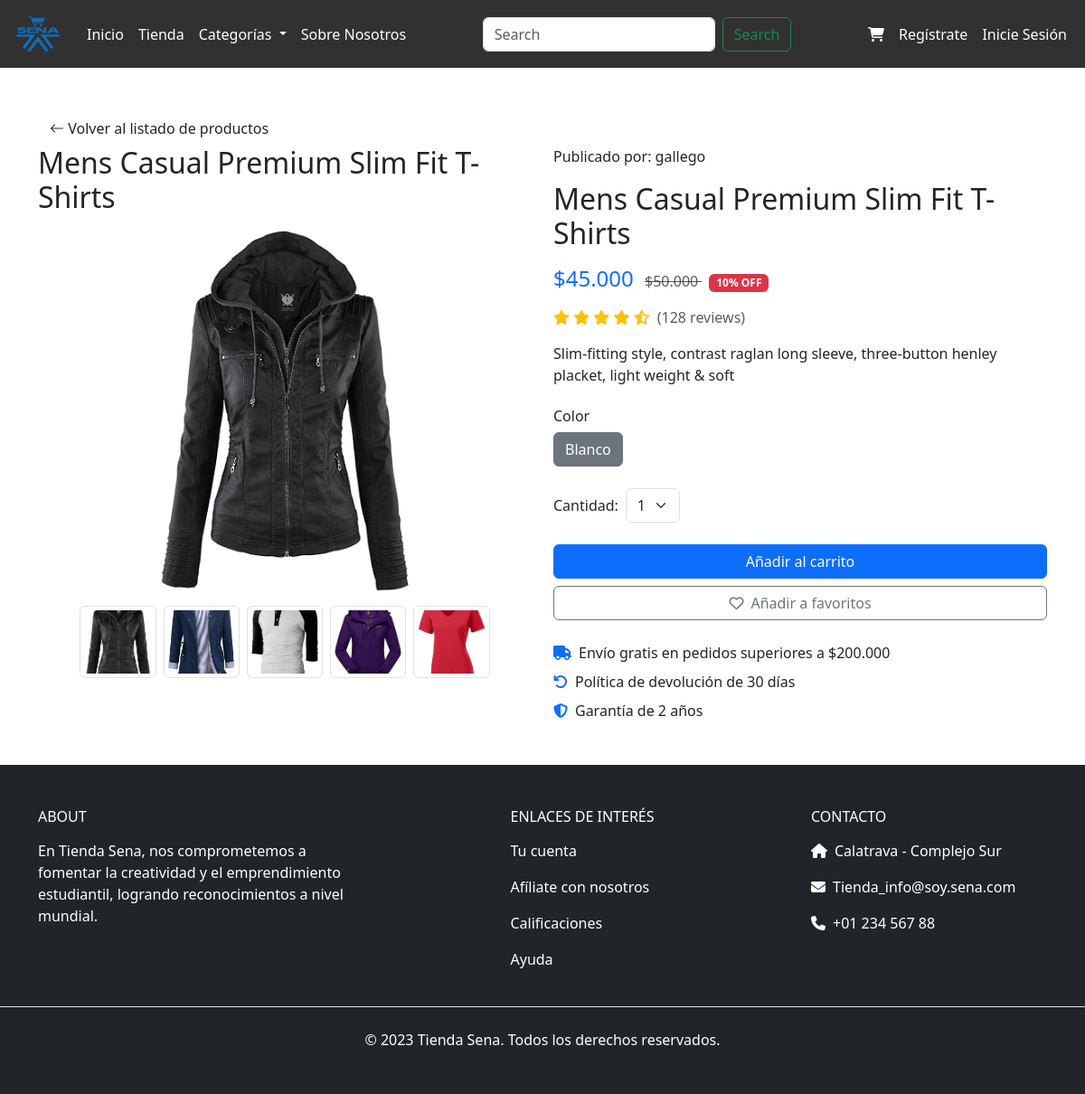
/producto/admin/32/, run on an earlier commit of the app's database.
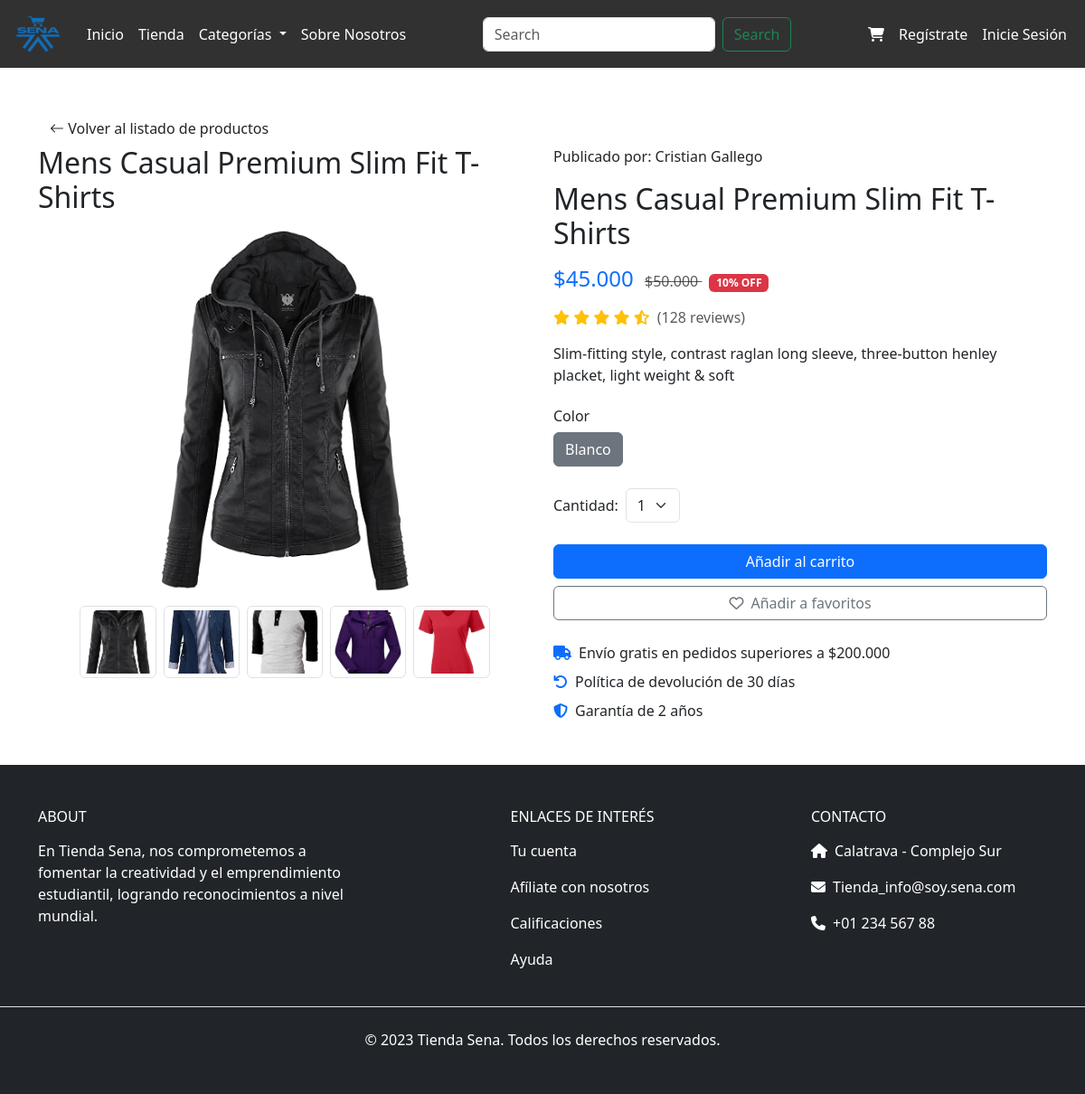
And on a later commit of the database.
### tienda_sena/models.py (models this page shows, shortened)
class Producto(models.Model):
    nombre = models.CharField(max_length=100)
    descripcion = models.CharField(max_length=254)
    stock = models.IntegerField()
    vendedor = models.ForeignKey('Usuario', on_delete=models.CASCADE)
    CATEGORIAS = (
        (0, ""),
        (1, "Moda"),
        (2, "Tecnologia"),
        (3, "Artesania"),
        (4, "Accesorios"),
        (5, "Servicios"),
        (6, "Otros"),
    )
    categoria = models.IntegerField(choices=CATEGORIAS, default=0, null=True, blank=True)
    COLORES = (
        (0,"Ninguno"),
        (1,"Gris"),
        (2,"Blanco"),
        (3,"Negro"),
        (4,"Amarillo"),
        (5,"Azul"),
        (6,"Rojo"),
    )
    color = models.IntegerField(choices=COLORES, default=0, null=True, blank=True)
    en_oferta = models.BooleanField(default=False)
    precio_original = models.DecimalField(max_digits=10, decimal_places=2, null=True, blank=True)
    descuento = models.DecimalField(max_digits=5, decimal_places=2, default=0)
    @property
    def precio(self):
        if self.en_oferta and self.descuento > 0:
            return round(self.precio_original - (self.precio_original * self.descuento / Decimal(100)), 2)
        return self.precio_original

class ImagenProducto(models.Model):
    producto = models.ForeignKey(Producto, on_delete=models.CASCADE, related_name='imagenes')
    imagen = models.ImageField(upload_to='productos/')

class Usuario(models.Model):
    nombre_apellido = models.CharField(max_length=150)
    documento = models.CharField(max_length=20, default="000000")
    contacto = models.IntegerField(default=0)
    correo = models.CharField(max_length=254, unique=True)
    password = models.CharField(max_length=20)
    ROLES = (
        (1, "Administrador"),
        (2, "Cliente"),
        (3, "Vendedor"),
    )
    rol = models.IntegerField(choices=ROLES, default=2)
    imagen_perfil = models.ImageField(upload_to='usuarios/', null=True, blank=True)  # Campo para la foto de perfil
    direccion = models.CharField(max_length=254, default="none")

### tienda_sena/views.py (the view)
# urls.py: path('producto/admin/<int:id_producto>/', views.detalle_producto_admin, name='detalle_producto_admin'),
def detalle_producto_admin(request, id_producto):
    producto = get_object_or_404(Producto, id=id_producto)
    return render(request, 'administrador/productos/detalle_producto_admin.html', {'producto': producto})

### tienda_sena/context_processors.py (called while the page is built)
def categorias(request):
    categorias = Producto.CATEGORIAS
    return {'categorias': categorias}

def colores(request):
    colores = Producto.COLORES
    return {'colores': colores}

### tienda_sena/templatetags/custom_filters.py (called while the page is built)
@register.filter
def replace_comma(value):
    if isinstance(value, str):
        return value.replace(',', '.')
    return value

### tienda_sena/templates/administrador/productos/detalle_producto_admin.html (shortened to what this page needs)
{% extends 'bases/base.html' %}
{% load static humanize custom_filters %}
{% block main %}
<link href="https://cdn.jsdelivr.net/npm/bootstrap-icons/font/bootstrap-icons.css" rel="stylesheet">
<link rel="stylesheet" href="{% static 'css/style.css' %}" />
<div class="container py-5">
       <a href="{% url 'productos_admnin' %}" class="btn">
        <i class="bi bi-arrow-left"></i> Volver al listado de productos
    </a>
    <div class="row">
        <div class="col-md-6 mb-4">
            <div class="">
                <h1 class="h2 mb-3">{{ producto.nombre }}</h1>
                {% if producto.imagenes.all|length > 0 %}
                <img id="mainImage" src="{{ producto.imagenes.all.0.imagen.url }}" class="card-img-top img-fluid mb-3"
                    alt="Imagen del producto">
                {% else %}
                <img id="mainImage" src="{% static 'images/product.jpg' %}" class="card-img-top img-fluid"
                    alt="Imagen no disponible">
                {% endif %}
                <div class="card-body">
                    <div class="row g-2 justify-content-center">
                        {% for imagen in producto.imagenes.all %}
                        <div class="col-3 col-md-2">
                            <img src="{{ imagen.imagen.url }}" class="img-thumbnail thumbnail"
                                alt="Thumbnail {{ forloop.counter }}"
                                onclick="changeMainImage('{{ imagen.imagen.url }}')">
                        </div>
                        {% endfor %}
                    </div>
                </div>
            </div>
        </div>
        <div class="col-md-6">
            <p>Publicado por: {{ producto.vendedor.nombre_apellido }}</p>
            <h1 class="h2 mb-3">{{ producto.nombre }}</h1>
            <div class="mb-3">
                <span class="h4 me-2 text-primary">${{ producto.precio|floatformat:0|intcomma|replace_comma }}</span>
                {% if producto.en_oferta %}
                <span class="text-muted text-decoration-line-through">
                    ${{ producto.precio_original|floatformat:0|intcomma|replace_comma }}
                </span>
                <span class="badge bg-danger ms-2">{{ producto.descuento|floatformat:0 }}% OFF</span>
                {% endif %}
            </div>
            <div class="mb-3">
                <div class="d-flex align-items-center">
                    <div class="text-warning me-2">
                        <i class="fas fa-star"></i>
                        <i class="fas fa-star"></i>
                        <i class="fas fa-star"></i>
                        <i class="fas fa-star"></i>
                        <i class="fas fa-star-half-alt"></i>
                    </div>
                    <span class="text-muted">(128 reviews)</span>
                </div>
            </div>
            <p class="mb-4">{{ producto.descripcion }}</p>
            <div class="mb-4">
                <h6 class="mb-2">Color</h6>
                <div class="btn-group" role="group">
                    <label class="btn btn-outline-secondary" for="color_{{ producto.color }}">{{ producto.get_color_display }}</label>
                </div>
            </div>
            <div class="mb-4">
                <div class="d-flex align-items-center">
                    <label class="me-2">Cantidad:</label>
                    <select class="form-select w-auto">
                        <option>1</option>
                    </select>
                </div>
            </div>
            <div class="d-grid gap-2">
                <button class="btn btn-primary" type="button">Añadir al carrito</button>
                <button class="btn btn-outline-secondary" type="button">
                    <i class="far fa-heart me-2"></i>Añadir a favoritos
                </button>
            </div>
            <div class="mt-4">
                <div class="d-flex align-items-center mb-2">
                    <i class="fas fa-truck text-primary me-2"></i>
                    <span>Envío gratis en pedidos superiores a $200.000</span>
                </div>
                <div class="d-flex align-items-center mb-2">
                    <i class="fas fa-undo text-primary me-2"></i>
                    <span>Política de devolución de 30 días</span>
                </div>
                <div class="d-flex align-items-center">
                    <i class="fas fa-shield-alt text-primary me-2"></i>
                    <span>Garantía de 2 años</span>
                </div>
            </div>
        </div>
    </div>
</div>
{% endblock %}

### tienda_sena/templates/bases/base.html (shortened to what this page needs)
{% load static humanize custom_filters %}
<!DOCTYPE html>
<html lang="en">
<head>
  <link rel="stylesheet" href="{% static 'css/style.css' %}" />
  <link rel="stylesheet" href="{% static 'css/login.css' %}" />
  <link rel="stylesheet" href="{% static 'css/bootstrap.min.css' %}" />
  <link href="https://cdn.jsdelivr.net/npm/bootstrap-icons/font/bootstrap-icons.css" rel="stylesheet">
  <link href="https://cdnjs.cloudflare.com/ajax/libs/font-awesome/6.4.0/css/all.min.css" rel="stylesheet">
  <link href="https://cdnjs.cloudflare.com/ajax/libs/font-awesome/6.4.2/css/all.min.css" rel="stylesheet">
</head>
<body>
  <header class="text-white">
    <nav class=" nav_styles navbar navbar-expand-lg">
        <div class="container-fluid">
          <a class="navbar-brand" href="{% url 'index'  %}">
            <img src="{% static 'assets/canvas.png' %}" alt="Logo" width="60" height="48" class="d-inline-block align-text-top">
          </a>
          <div class="collapse navbar-collapse" id="navbarSupportedContent">
            <ul class="navbar-nav me-auto mb-2 mb-lg-0">
              <li class="nav-item">
                <a class="nav-link active fw-medium text-white" aria-current="page" href="{% url 'index' %}">Inicio</a>
              </li>
              <li class="nav-item">
                <a class="nav-link active fw-medium text-white " aria-current="page" href="{% url 'lista_productos' %}">Tienda</a>
              </li>
              <li class="nav-item dropdown">
                  <a class="nav-link dropdown-toggle text-white" href="#" role="button" data-bs-toggle="dropdown"
                      aria-expanded="false">
                      Categorías
                  </a>
              </li>
              <li class="nav-item">
                <a class="nav-link active fw-medium text-white" aria-current="page" href="#">Sobre Nosotros</a>
              </li>
            </ul>
            <form class="d-flex" role="search">
              <input class="form-control me-2" type="search" placeholder="Search" aria-label="Search">
              <button class="btn btn-outline-success" type="submit">Search</button>
            </form>
            <ul class="navbar-nav ms-auto">
              <a class="nav-link contact-button fw-medium text-white" href="{% url 'carrito' %}"><i class="fas fa-shopping-cart"></i></a>
              <li class="nav-item ">
                {% if request.session.pista %}
                    <a class="nav-link contact-button fw-medium text-white iniciar-sesion-btn" href="{% url 'perfil_usuario' %}">{% if request.session.pista.rol == 1 %}Admin {% else %}Mi Perfil {% endif %}</a>
                {% else %}
                  <a class="nav-link contact-button fw-medium text-white" href="{% url 'registrarse' %}">Regístrate</a>
                </li>
                <li class="nav-item iniciar-sesion-btn">
                  <a class="nav-link contact-button fw-medium text-white " href="{% url 'login' %}">Inicie Sesión</a>
                {% endif %}
              </li>
            </ul>
          </div>
        </div>
      </nav>
  </header>
    <main>
      {% block main %} {% endblock %}
    </main>
    <footer class="bg-dark text-white pt-5 pb-4">
        <div class="container">
          <div class="row text-center text-md-start">
            <div class="col-12 col-md-4 col-lg-4 mb-4">
              <h6 class="text-uppercase font-weight-bold mb-3">About</h6>
              <p>
                En Tienda Sena, nos comprometemos a fomentar la creatividad y el emprendimiento estudiantil, logrando
                reconocimientos a nivel mundial.
              </p>
            </div>
            <div class="col-12 col-md-4 col-lg-2 mx-auto mb-4">
              <h6 class="text-uppercase font-weight-bold mb-3">Enlaces de interés</h6>
              <p><a href="#" class="text-white text-decoration-none">Tu cuenta</a></p>
              <p><a href="#" class="text-white text-decoration-none">Afíliate con nosotros</a></p>
              <p><a href="#" class="text-white text-decoration-none">Calificaciones</a></p>
              <p><a href="#" class="text-white text-decoration-none">Ayuda</a></p>
            </div>
            <div class="col-12 col-md-4 col-lg-3 mb-4">
              <h6 class="text-uppercase font-weight-bold mb-3">Contacto</h6>
              <p><i class="fas fa-home me-2"></i>Calatrava - Complejo Sur</p>
              <p><i class="fas fa-envelope me-2"></i>Tienda_info@soy.sena.com</p>
              <p><i class="fas fa-phone me-2"></i>+01 234 567 88</p>
            </div>
          </div>
        </div>
        <div class="text-center py-4 border-top">
          © 2023 Tienda Sena. Todos los derechos reservados.
        </div>
    </footer>
</body>
</html>

### tienda_sena/static/css/style.css (style rules this page uses)
* { margin: 0; padding: 0; box-sizing: border-box; }
.nav_styles { background-color: rgb(49, 49, 49); }
#mainImage { max-height: 400px; object-fit: contain; }
.thumbnail { width: 100%; max-height: 80px; object-fit: cover; cursor: pointer; transition: transform 0.2s ease-in-out; }

What changed in the data, as far as the page shows it:
changed through a linked row, Producto "Mens Casual Premium Slim Fit T-Shirts": vendedor.nombre_apellido "gallego" → "Cristian Gallego"
